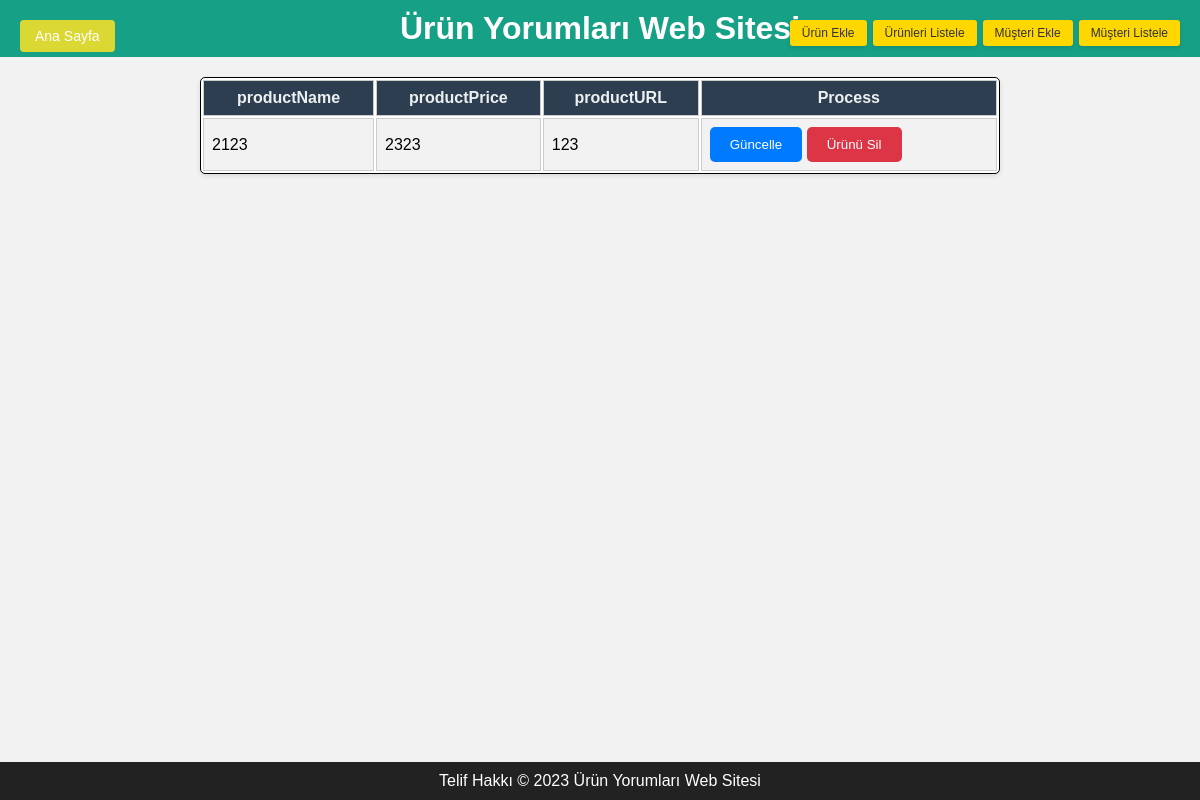
Before: /getProduct with the older database file.
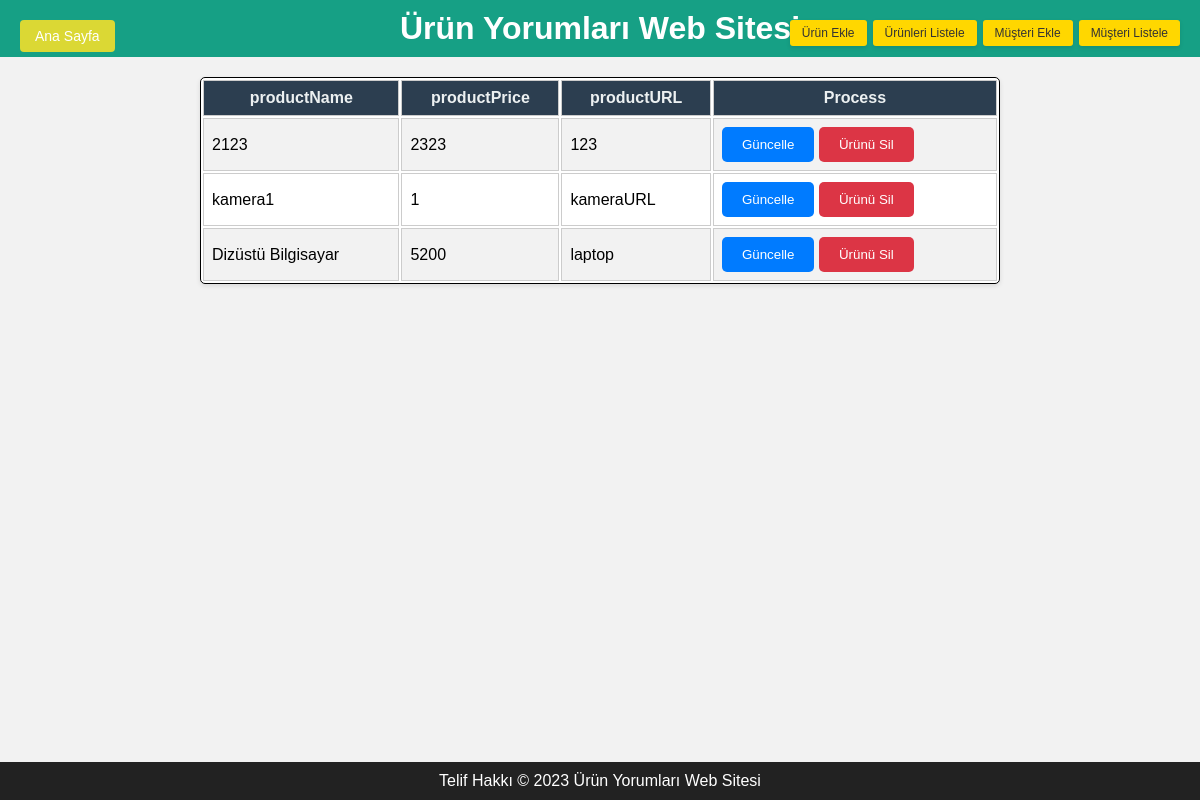
After: the same page with the newer database file.
### tables this page shows
CREATE TABLE product (
        productName TEXT PRIMARY KEY,
        productPrice INTEGER NOT NULL,
        productURL TEXT NOT NULL
    );

### app.py (the view)
@app.route('/getProduct',methods=['GET'])
def getProduct():
        try:
            with sqlite3.connect(db) as conn:
                cursor = conn.cursor()
                cursor.execute("SELECT * FROM product")
                data =cursor.fetchall()
                return render_template('products.html', data=data)
        except Exception as e:
            print(e)
            return e

### templates/products.html (shortened to what this page needs)
<!DOCTYPE html>
<html lang="en">
<head>
	<link rel="stylesheet" href="{{ url_for('static', filename='css/styles.css') }}">
</head>
<body>
	<header>
        <h1>Ürün Yorumları Web Sitesi</h1>
        <button id="home-button">Ana Sayfa</button><br/>
        <section class="search-section">
            <div class="sidebar">
                <button id="addProductButton">Ürün Ekle</button>
                </body>
                <button id="list_products_button">Ürünleri Listele</button>
                 <button id="add_customer_button">Müşteri Ekle</button>
               <button id="list_customers_button">Müşteri Listele</button>
		<table  class="customer-table" style="width:100%">
			<tr>
			<th>productName</th>
			<th>productPrice</th>
			<th>productURL</th>
			<th>Process</th>
			</tr>
			{%for product in data%}
			<tr>
				<td>{{product[0]}}</td>
				<td>{{product[1]}}</td>
				<td>{{product[2]}}</td>
				<td>
					<button class="updateButton" id="updateButton" >Güncelle</button>
					<button class="deleteButton" id="deleteButton" >Ürünü Sil</button>
				</td>
				</tr>
			{%endfor%}
		</table>
        <footer>
			Telif Hakkı © 2023 Ürün Yorumları Web Sitesi
		</footer>
</body>
</html>

### static/css/styles.css (style rules this page uses)
body { font-family: Arial, sans-serif; margin: 0; padding: 0; background-color: #f2f2f2; background-size: cover; background-repeat: no-repeat; background-attachment: fixed; background-position: center; color: #000000; }
header, footer { background-color: #16a085; text-align: center; padding: 10px 0; color: #ffffff; }
.search-section { margin-bottom: 20px; display: flex; align-items: center; }
#home-button { position: absolute; top: 20px; left: 20px; padding: 8px 15px; background-color: #dbd834; border: none; border-radius: 4px; color: white; font-size: 14px; cursor: pointer; transition: background-color 0.3s ease; }
header { display: flex; justify-content: center; align-items: center; text-align: center; padding: 10px 0; background-color: #16a085; }
header h1 { text-align: center; margin: 0; }

### templates/products.html (style rules this page uses)
table, th, td { border:1px solid black; }
footer { position: fixed; bottom: 0; width: 100%; background-color: #222; text-align: center; padding: 10px 0; color: white; margin-top: 20px; }
.sidebar { position: fixed; top: 20px; right: 20px; display: flex; flex-direction: row; align-items: center; justify-content: flex-end; }
.sidebar button { background-color: #FFD700; border: none; color: #333; padding: 6px 12px; font-size: 12px; border-radius: 3px; margin-left: 6px; cursor: pointer; transition: background-color 0.3s ease-in-out, transform 0.2s ease-in-out; box-shadow: 0px 2px 4px rgba(0, 0, 0, 0.1); }
.customer-table { width: 100%; max-width: 800px; margin: 20px auto; background-color: #fff; border-radius: 5px; box-shadow: 0 2px 5px rgba(0, 0, 0, 0.1); }
.customer-table th, .customer-table td { padding: 8px; border: 1px solid #ccc; }
.customer-table th { background-color: #2c3e50; color: #ecf0f1; }
.customer-table tbody tr:nth-child(even) { background-color: #f2f2f2; }
button#updateButton { padding: 10px 20px; background-color: #007bff; color: #fff; border: none; border-radius: 5px; cursor: pointer; transition: background-color 0.3s ease; }
button#deleteButton { padding: 10px 20px; background-color: #dc3545; color: #fff; border: none; border-radius: 5px; cursor: pointer; transition: background-color 0.3s ease; }

Changed rows visible on the page:
added product: productName "kamera1", productPrice "1", productURL "kameraURL"
added product: productName "Dizüstü Bilgisayar", productPrice "5200", productURL "laptop"
